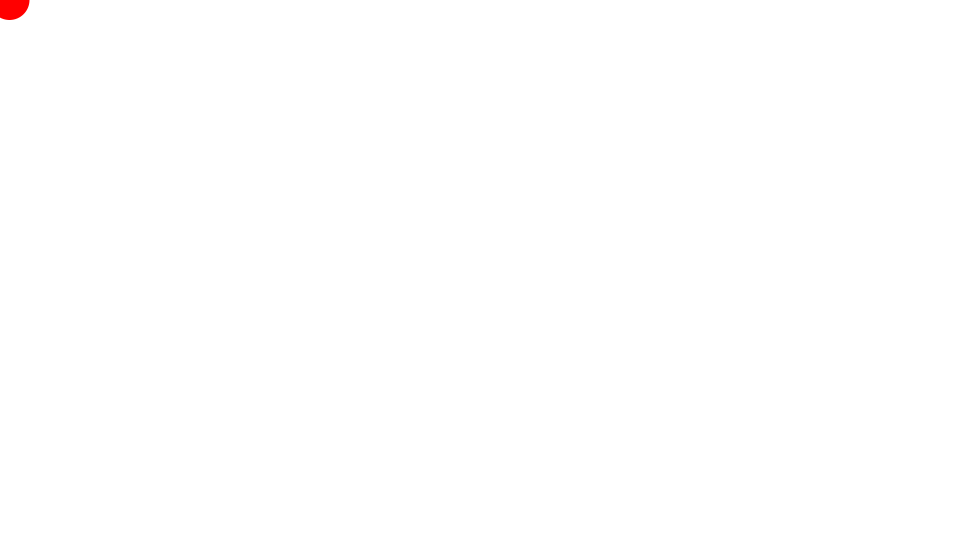
Frame 1 (no input)
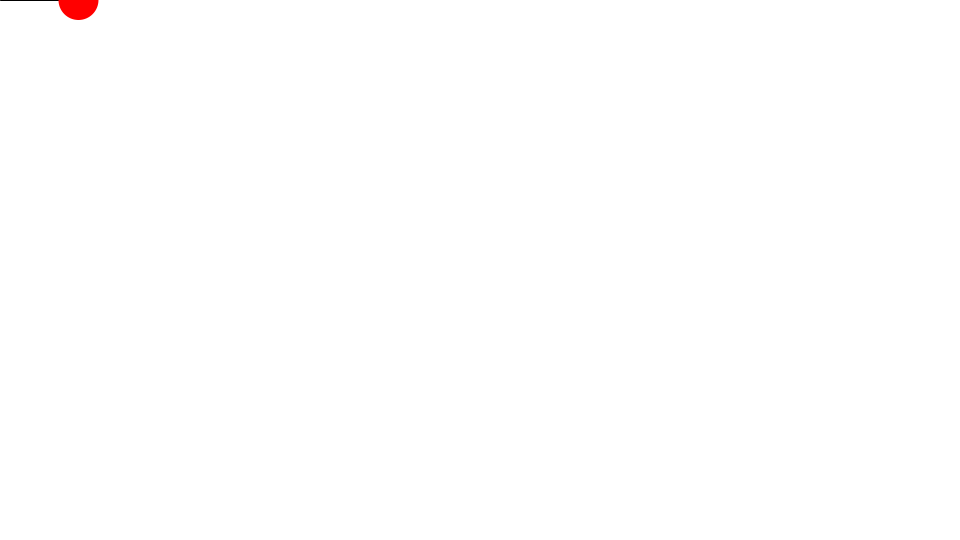
Frame 60 (the mouse pressed at the canvas centre just before this capture)
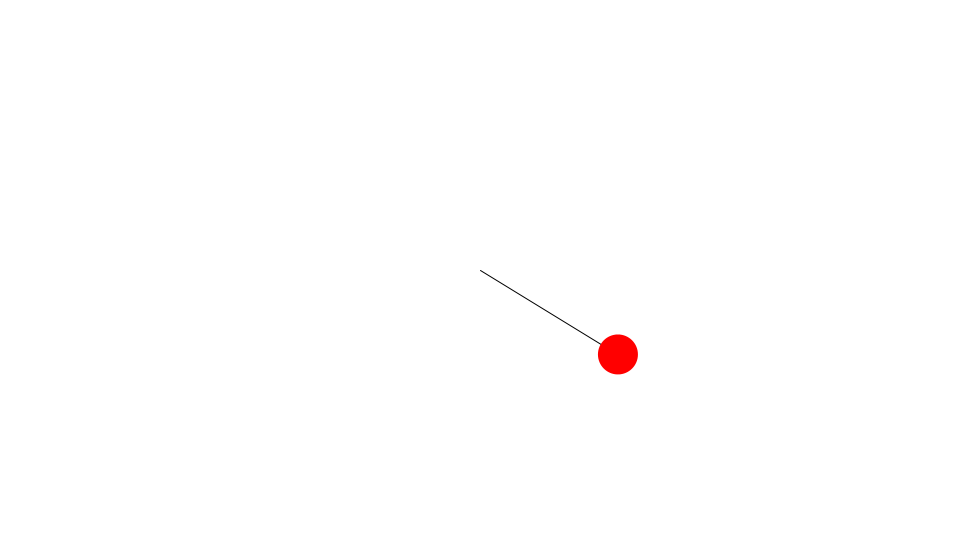
Frame 120 (the mouse held since frame 60 and released just before this capture)

The Processing sketch that drew these frames (run headless with seeded random() and noise(); from frame 60 on, the mouse is pressed at the canvas centre):

// Processing sketch: OffsetSpring
// ── OffsetSpring.pde
Ball ball;
float spring = 0.1;
float vx, vy;
float friction = 0.95;
int springLength = 100;

void setup() {
  size(960, 540);
  frameRate(30);
  initialize();
}

void initialize() {
  smooth();
  noStroke();
  ball = new Ball();
  ball.x = 0;
  ball.y = 0;
  ball.radius = 20;
  ball.setFillColor(color(255, 0, 0));
}

void draw() {
  background(255);
  
  float dx = ball.x - mouseX;
  float dy = ball.y - mouseY;
  float angle = atan2(dy, dx);
  float targetX = mouseX + cos(angle) * springLength;
  float targetY = mouseY + sin(angle) * springLength;
  vx += (targetX - ball.x) * spring;
  vy += (targetY - ball.y) * spring;
  vx *= friction;
  vy *= friction;
  ball.x += vx;
  ball.y += vy;
  
  stroke(0, 0, 0);
  line(ball.x, ball.y, mouseX, mouseY);
  
  noStroke();
  ball.update();
}

////////////////////////////////

class Ball extends Sprite {
  float radius;
  
  Ball(){
    super();
  }
  
  void draw(){
    if(dist(mouseX, mouseY, x, y) < radius) {
      isRollOver = true;
    }else{
      isRollOver = false;
    }
    ellipse(0, 0, radius*2, radius*2);
  }
}

////////////////////////////////

class Sprite {
  float x, y;
  float scaleX, scaleY;
  float width, height;
  float rotation;
  boolean visible;
  color strokeColor;
  color fillColor;
  Boolean isStroke;
  Boolean isFill;
  Boolean isRollOver;
  Boolean locked;
  float xoff, yoff;
 
  Sprite() {
    x = 0.0;
    y = 0.0;
    scaleX = 1.0;
    scaleY = 1.0;
    rotation = 0.0;
    strokeColor = color(0);
    fillColor = color(0);
    isStroke = false;
    isFill = false;
    isRollOver = false;
    locked = false;
    visible = true;
  }
  
  void update() {
    if(! visible) return;
    pushMatrix();
    if(locked){
      x = mouseX - xoff;
      y = mouseY - yoff;
    }  
    translate(x, y);
    scale(scaleX, scaleY);
    rotate(rotation * PI / 180.0);
    if(isStroke) stroke(strokeColor);
    if(isFill) fill(fillColor);
    draw();
    popMatrix();
  }
  
  void setStrokeColor(color strokeColor) {
    this.strokeColor = strokeColor;
    isStroke = true;
  }
  
  void setFillColor(color fillColor) {
    this.fillColor = fillColor;
    isFill = true;
  }
  
  void startDrag() {
    if(isRollOver){
      locked = true;
      xoff = mouseX - x;
      yoff = mouseY - y;
    }
  }
  
  void stopDrag() {
    locked = false;
  }
  
  void draw() {}
}
